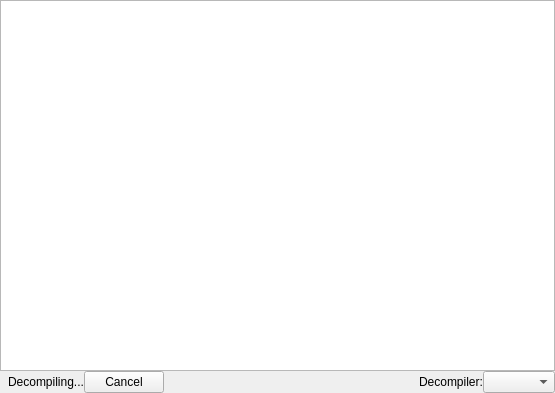
<?xml version="1.0" encoding="UTF-8"?>
<ui version="4.0">
 <class>DecompilerWidget</class>
 <widget class="QDockWidget" name="DecompilerWidget">
  <property name="geometry">
   <rect>
    <x>0</x>
    <y>0</y>
    <width>555</width>
    <height>393</height>
   </rect>
  </property>
  <property name="windowTitle">
   <string>Decompiler</string>
  </property>
  <widget class="QWidget" name="dockWidgetContents">
   <layout class="QVBoxLayout" name="verticalLayout">
    <property name="spacing">
     <number>0</number>
    </property>
    <property name="leftMargin">
     <number>0</number>
    </property>
    <property name="topMargin">
     <number>0</number>
    </property>
    <property name="rightMargin">
     <number>0</number>
    </property>
    <property name="bottomMargin">
     <number>0</number>
    </property>
    <item>
     <widget class="QPlainTextEdit" name="textEdit">
      <property name="lineWrapMode">
       <enum>QPlainTextEdit::NoWrap</enum>
      </property>
      <property name="readOnly">
       <bool>true</bool>
      </property>
     </widget>
    </item>
    <item>
     <layout class="QHBoxLayout" name="horizontalLayout">
      <item>
        <layout class="QHBoxLayout" name="progressLayout">
         <property name="leftMargin">
          <number>8</number>
         </property>
         <item>
          <widget class="QLabel" name="progressLabel">
           <property name="text">
            <string>Decompiling...</string>
           </property>
          </widget>
         </item>
         <item>
          <widget class="QPushButton" name="cancelButton">
           <property name="text">
            <string>Cancel</string>
           </property>
           <property name="visible">
            <bool>false</bool>
           </property>
          </widget>
         </item>
        </layout>      </item>
      <item>
       <spacer name="horizontalSpacer">
        <property name="orientation">
         <enum>Qt::Horizontal</enum>
        </property>
        <property name="sizeHint" stdset="0">
         <size>
          <width>40</width>
          <height>20</height>
         </size>
        </property>
       </spacer>
      </item>
      <item>
       <widget class="QLabel" name="decompilerLabel">
        <property name="text">
         <string>Decompiler:</string>
        </property>
       </widget>
      </item>
      <item>
       <widget class="QComboBox" name="decompilerComboBox"/>
      </item>
     </layout>
    </item>
   </layout>
  </widget>
 </widget>
 <resources/>
 <connections/>
</ui>
